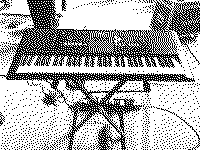
%> input picture XORblue.png, 200 x 150 px, given in place of floyd_red.png, which was not available
$ octave sharegenXOR.m   (GNU Octave 9; MATLAB toolbox functions it lacks are replaced by stand-ins)
%> lines starting %> are read from the running program, lines starting %| are printed output that depends on the picture; pictures that were not available may be replaced by others from this repository, and a replacement may not be noted
clc;clear;close all;

input_image_paths = {'floyd_red.png', 'floyd_green.png', 'floyd_blue.png'};

n = input('Enter the number of shares to be generated: ');
%> the answer given: 3
if n<=1
    fprintf('ERROR , number of shares should be more than 1 ');
    return;
end

subplot_rows = ceil(n / 5);
subplot_cols = min(n, 5);

figure;
sgtitle('Generation of Shares');

for i = 1:numel(input_image_paths)
    generate_shares(input_image_paths{i}, n);
%> in generate_shares, input_image is the input picture: size 150x200 uint8; 67.8% white; black in thin lines or dots
%> in generate_shares, `input_image = imbinarize(input_image);`: input_image: size 150x200 logical; 67.8% white; black in thin lines or dots
%> after the loop in generate_shares, `for i = 1:size(input_image, 1)`: share_arrays = 3 items
%> the loop in generate_shares, `for k = 1:n` made 3 passes
%> pass 1, in generate_shares, `share_image = uint8(share_arrays{k} * 255);`:
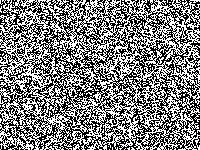
%> share_image: size 150x200 uint8; 49.9% white in thin lines or dots
%> pass 2, in generate_shares, `share_image = uint8(share_arrays{k} * 255);`:
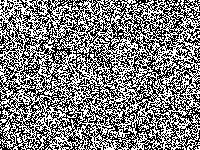
%> share_image: size 150x200 uint8; 49.8% white in thin lines or dots
%> pass 3, in generate_shares, `share_image = uint8(share_arrays{k} * 255);`:
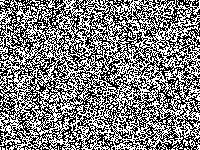
%> share_image: size 150x200 uint8; 49.9% white in thin lines or dots
end
%> pass 2 of the loop `for i = 1:numel(input_image_paths)`:
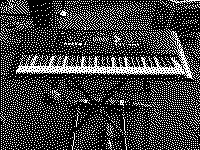
%> input picture floyd_green.png, 200 x 150 px
%> in generate_shares, input_image is the input picture: size 150x200 uint8; 24.3% white in thin lines or dots
%> input_image: size 150x200 logical; 24.3% white in thin lines or dots
%> the loop in generate_shares (call 2), `for k = 1:n` made 3 passes
%> pass 1, in generate_shares (call 2), `share_image = uint8(share_arrays{k} * 255);`:
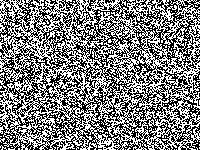
%> share_image: size 150x200 uint8; 50% white in thin lines or dots

for i = 1:n

    red_share = imread(['floyd_red_share', num2str(i), '.png']);
    green_share = imread(['floyd_green_share', num2str(i), '.png']);
    blue_share = imread(['floyd_blue_share', num2str(i), '.png']);
    rgb_image = cat(3, red_share, green_share, blue_share);
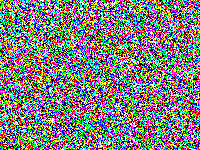
%> rgb_image: size 150x200x3 uint8; mean R, G, B 127.3, 127.4, 127
    imwrite(rgb_image, ['Share', num2str(i), '.png']);

    row = ceil(i / subplot_cols);
    col = mod(i - 1, subplot_cols) + 1;

    subplot(subplot_rows, subplot_cols, i);
    imshow(rgb_image);
    title(['Share ', num2str(i)]);
end
%> pass 2 of the loop `for i = 1:n`:
%> `rgb_image = cat(3, red_share, green_share, blue_share);`:
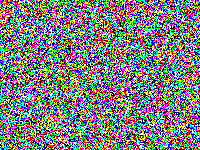
%> rgb_image: size 150x200x3 uint8; mean R, G, B 126.9, 127.7, 126.3

for i = 1:n
    delete(['floyd_red_share', num2str(i), '.png']);
    delete(['floyd_green_share', num2str(i), '.png']);
    delete(['floyd_blue_share', num2str(i), '.png']);
end


function generate_shares(input_image_path, n)

    input_image = imread(input_image_path);
    input_image = imbinarize(input_image);
    original_file_name = strsplit(input_image_path, '/');
    original_file_name = original_file_name{end};
    [~, original_file_name_noext, ~] = fileparts(original_file_name);

    share_arrays = cell(1, n);

    for i = 1:size(input_image, 1)
        for j = 1:size(input_image, 2)
            original_pixel = input_image(i, j);
            share_pixels = randi([0, 1], 1, n - 1);
            share_pixels = [share_pixels, bitxor(original_pixel, mod(sum(share_pixels), 2))];

            for k = 1:n
                share_arrays{k}(i, j) = share_pixels(k);
            end
        end
    end

    for k = 1:n
        share_image = uint8(share_arrays{k} * 255);
        imwrite(share_image, sprintf('%s_share%d.png',original_file_name_noext,k), 'png');
    end

    fprintf('Shares generated successfully.\n');
end
